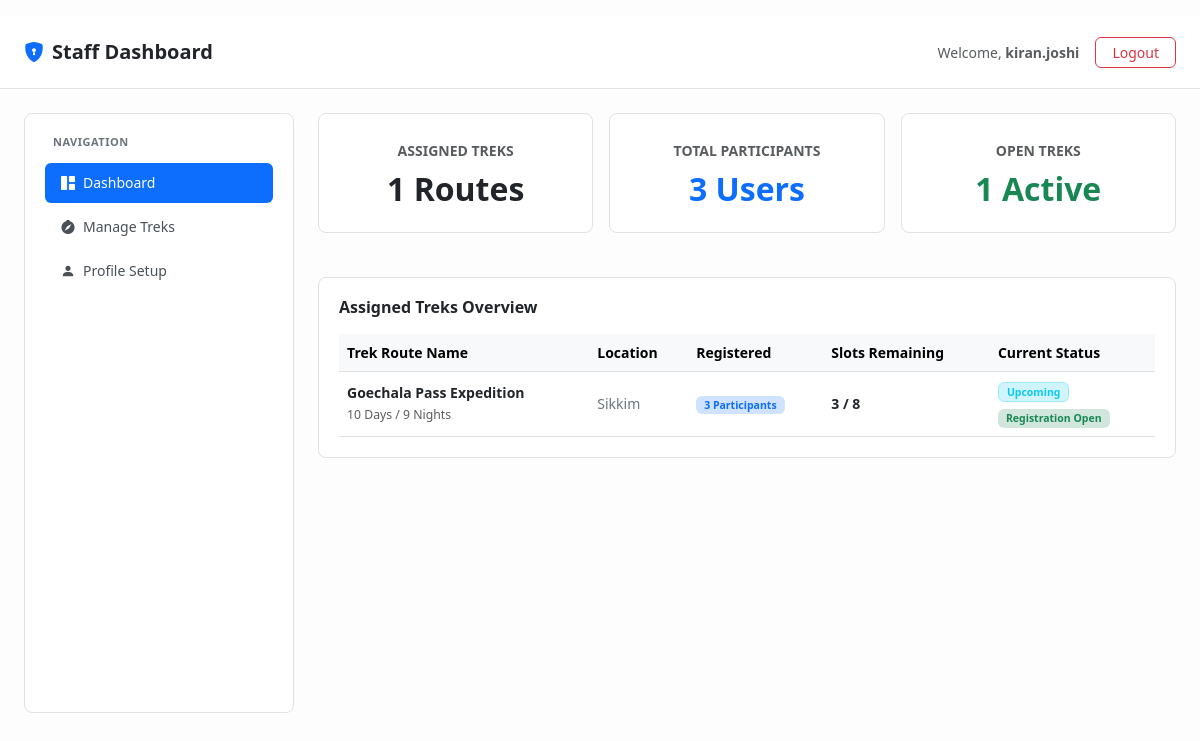
The app's page /staff/dashboard (signed in) with its own data.
### models.py (models this page shows)
class User(db.Model, UserMixin):
    __tablename__ = 'users'
    id = db.Column(db.Integer, primary_key=True)
    username = db.Column(db.String(50), unique=True, nullable=False)
    email = db.Column(db.String(100), unique=True, nullable=False)
    password = db.Column(db.String(100), nullable=False)
    full_name = db.Column(db.String(100), nullable=False)
    phone = db.Column(db.String(15), nullable=False)
    role = db.Column(db.String(20), nullable=False, default='trekker')
    status = db.Column(db.String(20), nullable=False, default='active')
    is_approved = db.Column(db.Boolean, default=False)
    bookings = db.relationship('Booking', backref='trekker', lazy=True)
    assigned_treks = db.relationship('Trek', backref='staff', lazy=True)

class Trek(db.Model):
    __tablename__ = 'treks'
    id = db.Column(db.Integer, primary_key=True)
    name = db.Column(db.String(50), nullable=False)
    location = db.Column(db.String(150), nullable=False)
    difficulty = db.Column(db.String(20), nullable=False)
    duration = db.Column(db.String(50), nullable=False)
    total_slots = db.Column(db.Integer, nullable=False)
    available_slots = db.Column(db.Integer, nullable=False)
    assigned_staff_id = db.Column(db.Integer, db.ForeignKey('users.id'), nullable=True)
    start_date = db.Column(db.Date, nullable=False)
    end_date = db.Column(db.Date, nullable=False)
    description = db.Column(db.Text, nullable=False)
    price = db.Column(db.Float, nullable=False)
    status = db.Column(db.String(20), nullable=False, default='Upcoming')
    bookings = db.relationship('Booking', backref='trek', lazy=True)

### app.py (the view)
@app.route('/staff/dashboard',methods = ['GET'])
@login_required
def staff_dashboard():
    return staff_dashboard_logic()

### app.py (called while the page is built)
@login_manager.user_loader
def load_user(user_id):
    return User.query.get(int(user_id))

### routes/staff.py (called while the page is built)
def staff_dashboard_logic():
    if current_user.role != 'staff':
        flash("Access denied. Staff credential required.", "danger")
        return redirect(url_for('login'))
    if not current_user.is_approved:
        from flask_login import logout_user
        logout_user()
        flash("Your account has been terminated by admin.", "danger")
        return redirect(url_for('login'))
    assigned_treks = Trek.query.filter_by(assigned_staff_id=current_user.id).all()
    open_treks_count = sum(1 for t in assigned_treks if t.available_slots > 0)
    total_participants_counts = sum(len(trek.bookings) for trek in assigned_treks)
    return render_template(
        'staff_dashboard.html',
        assigned_treks=assigned_treks,
        open_treks_count=open_treks_count,
        total_participants_counts=total_participants_counts
    )

### templates/staff_dashboard.html (shortened to what this page needs)
<!DOCTYPE html>
<html lang="en">
<head>
    <link href="https://cdn.jsdelivr.net/npm/bootstrap@5.3.0/dist/css/bootstrap.min.css" rel="stylesheet">
    <link href="https://cdn.jsdelivr.net/npm/bootstrap-icons@1.10.5/font/bootstrap-icons.css" rel="stylesheet">
</head>
<body>
    <nav class="navbar navbar-light bg-white border-bottom py-3 mb-4">
        <div class="container-fluid px-4">
            <span class="navbar-brand fw-bold text-dark fs-5">
                <i class="bi bi-shield-lock-fill me-2 text-primary"></i>Staff Dashboard
            </span>
            <div class="d-flex align-items-center gap-3">
                <span class="text-muted small">Welcome, <strong>{{ current_user.email.split('@')[0] }}</strong></span>
                <a href="/logout" class="btn btn-outline-danger btn-sm px-3" style="border-radius: 6px;">Logout</a>
            </div>
        </div>
    </nav>
    <div class="container-fluid px-4">
        <div class="row g-4">
            <div class="col-md-3">
                <div class="sidebar-container">
                    <div class="sidebar-title">Navigation</div>
                    <div class="nav nav-pills flex-column" id="staffTab" role="tablist">
                        <button class="nav-link active" id="dashboard-tab" data-bs-toggle="tab" data-bs-target="#dashboard-pane" type="button" role="tab">
                            <i class="bi bi-grid-1x2-fill me-2"></i>Dashboard
                        </button>
                        <button class="nav-link" id="my-treks-tab" data-bs-toggle="tab" data-bs-target="#my-treks-pane" type="button" role="tab">
                            <i class="bi bi-compass-fill me-2"></i>Manage Treks
                        </button>
                        <button class="nav-link" id="profile-tab" data-bs-toggle="tab" data-bs-target="#profile-pane" type="button" role="tab">
                            <i class="bi bi-person-fill me-2"></i>Profile Setup
                        </button>
                    </div>
                </div>
            </div>
            <div class="col-md-9">
                <div class="tab-content" id="staffTabContent">
                    <div class="tab-pane fade show active" id="dashboard-pane" role="tabpanel">
                        <div class="row g-3 mb-4">
                            <div class="col-md-4">
                                <div class="bento-card text-center py-4">
                                    <span class="text-uppercase text-muted small fw-bold tracking-wide">Assigned Treks</span>
                                    <h2 class="fw-bold mt-2 mb-0 text-dark">{{ assigned_treks|length }} Routes</h2>
                                </div>
                            </div>
                            <div class="col-md-4">
                                <div class="bento-card text-center py-4">
                                    <span class="text-uppercase text-muted small fw-bold tracking-wide">Total Participants</span>
                                    <h2 class="fw-bold mt-2 mb-0 text-primary">{{ total_participants_counts }} Users</h2>
                                </div>
                            </div>
                            <div class="col-md-4">
                                <div class="bento-card text-center py-4">
                                    <span class="text-uppercase text-muted small fw-bold tracking-wide">Open Treks</span>
                                    <h2 class="fw-bold mt-2 mb-0 text-success">{{ open_treks_count }} Active</h2>
                                </div>
                            </div>
                        </div>
                        <div class="bento-card">
                            <h6 class="fw-bold text-dark mb-3">Assigned Treks Overview</h6>
                            <div class="table-responsive">
                                <table class="table table-hover align-middle mb-0" style="font-size: 14px;">
                                    <thead class="table-light text-muted">
                                        <tr>
                                            <th>Trek Route Name</th>
                                            <th>Location</th>
                                            <th>Registered</th>
                                            <th>Slots Remaining</th>
                                            <th>Current Status</th>
                                        </tr>
                                    </thead>
                                    <tbody>
                                        {% for trek in assigned_treks %}
                                        <tr>
                                            <td>
                                                <span class="fw-bold text-dark">{{ trek.name }}</span><br>
                                                <small class="text-muted">{{ trek.duration if trek.duration else 'N/A' }}</small>
                                            </td>
                                            <td class="text-secondary">{{ trek.location }}</td>
                                            <td><span class="badge bg-primary-subtle text-primary px-2 py-1">{{ trek.bookings|length }} Participants</span></td>
                                            <td class="fw-semibold text-dark">{{ trek.available_slots }} / {{ trek.total_slots }}</td>
                                            <td>
                                                <span class="badge bg-info-subtle text-info border border-info-subtle px-2 py-1 mb-1">{{ trek.status if trek.status else 'Upcoming' }}</span><br>
                                                {% if trek.available_slots > 0 %}
                                                <span class="badge bg-success-subtle text-success px-2 py-1">Registration Open</span>
                                                {% else %}
                                                <span class="badge bg-danger-subtle text-danger px-2 py-1">Closed / Full</span>
                                                {% endif %}
                                            </td>
                                        </tr>
                                        {% else %}
                                        <tr>
                                            <td colspan="5" class="text-center text-muted py-4"><i class="bi bi-exclamation-circle me-1"></i> No assigned treks found.</td>
                                        </tr>
                                        {% endfor %}
                                    </tbody>
                                </table>
                            </div>
                        </div>
                    </div>
                </div>
            </div>
        </div>
    </div>
</body>
</html>

### templates/staff_dashboard.html (style rules this page uses)
body { background-color: #fdfdfd; font-family: system-ui, -apple-system, sans-serif; }
.bento-card { background: #ffffff; border: 1px solid #dee2e6; border-radius: 8px; padding: 1.25rem; margin-bottom: 1.25rem; }
.sidebar-container { background: #ffffff; border: 1px solid #dee2e6; border-radius: 8px; padding: 1.25rem; min-height: 75vh; }
.sidebar-title { font-size: 11px; text-transform: uppercase; letter-spacing: 0.5px; color: #6c757d; font-weight: 700; padding-left: 0.5rem; margin-bottom: 0.75rem; }
.nav-pills .nav-link { color: #495057; border-radius: 6px; margin-bottom: 4px; text-align: left; width: 100%; background: none; border: none; padding: 0.6rem 1rem; font-size: 14px; display: flex; align-items: center; transition: background-color 0.15s ease; }
.nav-pills .nav-link.active { background-color: #0d6efd !important; color: #ffffff !important; }

### records on screen
User: email "kiran.joshi"
Trek: name "Goechala Pass Expedition", duration "10 Days / 9 Nights", location "Sikkim", bookings|length "3", available_slots "3", total_slots "8", status "Upcoming", shows "Registration Open"

### other values on screen
{{ assigned_treks|length }} "1"
{{ total_participants_counts }} "3"
{{ open_treks_count }} "1"
